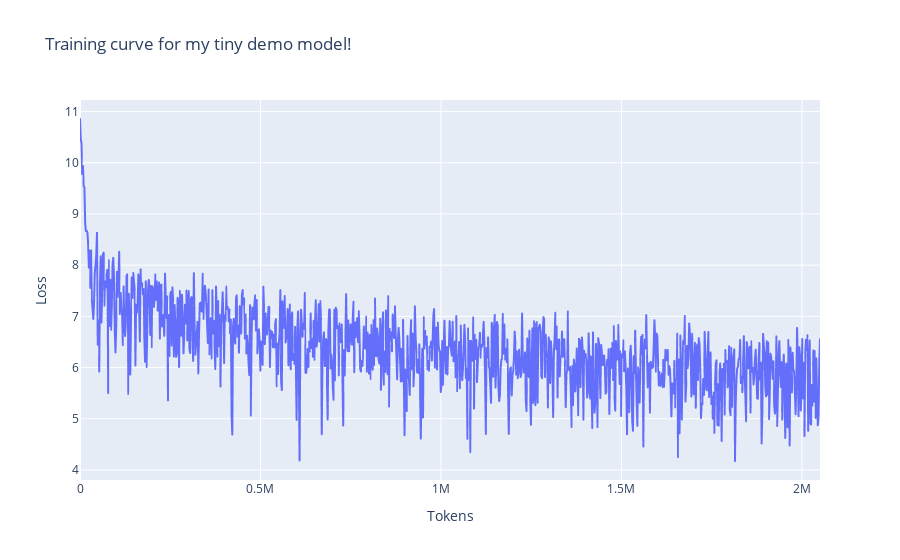

Notebook code cell kept with this figure:
### Code cell
px.line(
    y=losses,
    x=np.arange(len(losses)) * (model_cfg.n_ctx * batch_size),
    labels={"y": "Loss", "x": "Tokens"},
    title="Training curve for my tiny demo model!",
)

### Figure 1 — Plotly figure (JSON) as saved in the notebook; plotly's stock layout.template omitted (floating-point values rounded to 4 significant figures; data arrays with more than 128 entries replaced by an {"elided": "..."} marker saying what was removed)
{"data": [{"hovertemplate": "Tokens=%{x}<br>Loss=%{y}<extra></extra>", "legendgroup": "", "line": {"color": "#636efa", "dash": "solid"}, "marker": {"symbol": "circle"}, "mode": "lines", "name": "", "showlegend": false, "type": "scattergl", "x": {"elided": "1002 int values"}, "xaxis": "x", "y": {"elided": "1002 float values"}, "yaxis": "y"}], "layout": {"legend": {"tracegroupgap": 0}, "title": {"text": "Training curve for my tiny demo model!"}, "xaxis": {"anchor": "y", "domain": [0, 1], "title": {"text": "Tokens"}}, "yaxis": {"anchor": "x", "domain": [0, 1], "title": {"text": "Loss"}}}}
